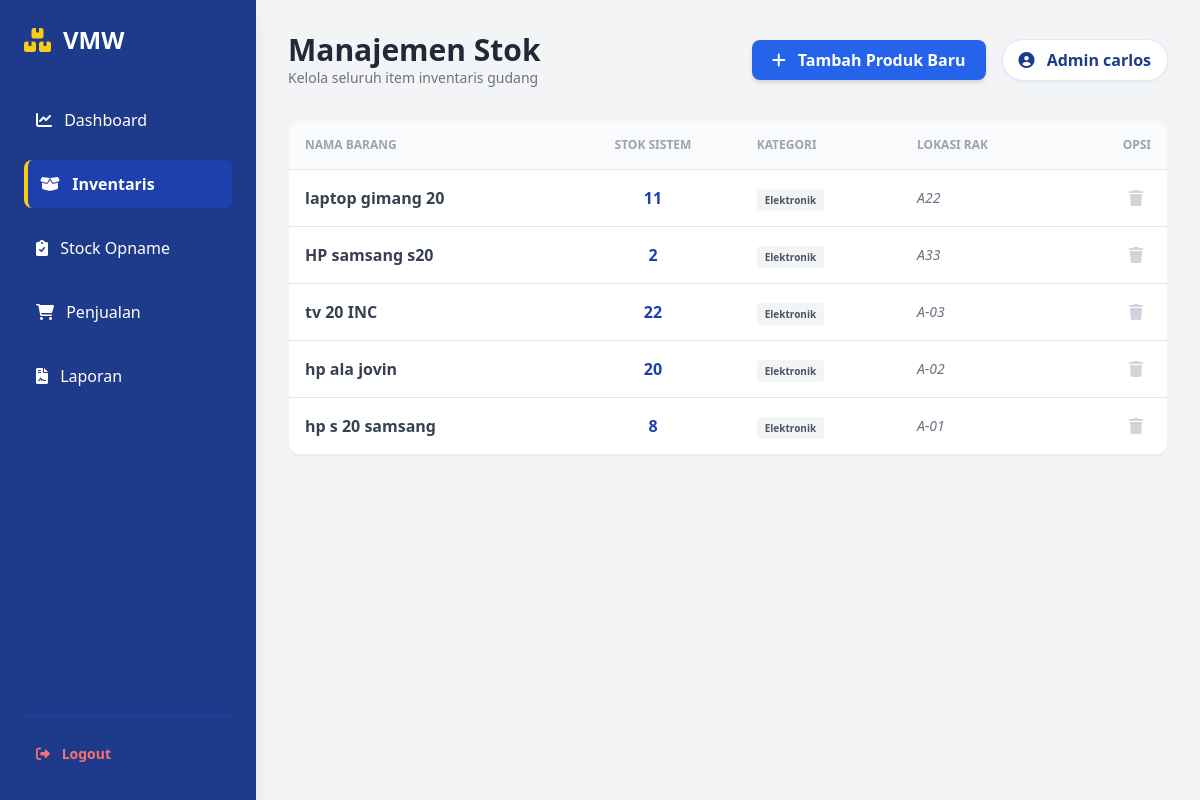
Page /inventory.php (signed in) on the committed database.
### tables this page shows
CREATE TABLE `produk` (
  `id_produk` int(11) NOT NULL,
  `nama_produk` varchar(100) NOT NULL,
  `kategori` enum('Elektronik','Alat Kantor','Makanan','Lainnya') NOT NULL,
  `stok_sistem` int(11) NOT NULL,
  `stok_minimum` int(11) NOT NULL,
  `lokasi_rak` varchar(20) NOT NULL
);

### inventory.php (the view, shortened to what this page needs)
<?php
include 'config.php';
$result = mysqli_query($conn, "SELECT * FROM produk ORDER BY id_produk DESC");
?>
<!doctype html>
<html lang="id">
  <head>
    <script src="https://cdn.tailwindcss.com"></script>
    <link rel="stylesheet" href="https://cdnjs.cloudflare.com/ajax/libs/font-awesome/6.0.0/css/all.min.css" />
  </head>
  <body class="bg-gray-100 flex">
    <aside class="w-64 bg-blue-900 h-screen sticky top-0 text-white p-6 shadow-xl flex flex-col">
      <div class="flex-grow">
          <h1 class="text-2xl font-bold mb-10 flex items-center"><i class="fas fa-boxes-stacked mr-3 text-yellow-400"></i> VMW</h1>
          <nav class="space-y-4">
            <a href="index.php" class="block p-3 hover:bg-blue-800 rounded-lg transition"> <i class="fas fa-chart-line mr-2"></i> Dashboard </a>
            <a href="inventory.php" class="block bg-blue-800 p-3 rounded-lg border-l-4 border-yellow-400 font-semibold"> <i class="fas fa-box-open mr-2"></i> Inventaris </a>
            <a href="opname.php" class="block p-3 hover:bg-blue-800 rounded-lg transition"> <i class="fas fa-clipboard-check mr-2"></i> Stock Opname </a>
            <a href="sales.php" class="block p-3 hover:bg-blue-800 rounded-lg transition"> <i class="fas fa-shopping-cart mr-2"></i> Penjualan </a>
            <a href="reports.php" class="block p-3 hover:bg-blue-800 rounded-lg transition"> <i class="fas fa-file-contract mr-2"></i> Laporan </a>
          </nav>
      </div>
      <div class="border-t border-blue-800 pt-4">
          <a href="login.php" onclick="return confirm('Logout?')" class="block p-3 text-red-400 hover:bg-red-600 hover:text-white rounded-lg transition font-bold text-sm">
            <i class="fas fa-sign-out-alt mr-2"></i> Logout
          </a>
      </div>
    </aside>
    <main class="flex-1 p-8">
      <header class="flex justify-between items-center mb-8">
        <div>
            <h2 class="text-3xl font-bold text-gray-800">Manajemen Stok</h2>
            <p class="text-gray-500 text-sm">Kelola seluruh item inventaris gudang</p>
        </div>
        <div class="flex items-center space-x-4">
          <button onclick="openModal()" class="bg-blue-600 text-white px-5 py-2 rounded-lg font-bold hover:bg-blue-700 shadow-md transition">
            <i class="fas fa-plus mr-2"></i> Tambah Produk Baru
          </button>
          <div class="bg-white p-2 rounded-full shadow-sm px-4 text-blue-900 font-bold border border-blue-100">
            <i class="fas fa-user-circle mr-2"></i> Admin <?php echo $_SESSION['nama'] ?? $_SESSION['username']; ?>
          </div>
        </div>
      </header>
      <div class="bg-white rounded-xl shadow-sm overflow-hidden border border-gray-100">
        <table class="w-full text-left border-collapse">
          <thead class="bg-gray-50 text-xs uppercase text-gray-400">
            <tr>
              <th class="p-4 border-b">Nama Barang</th>
              <th class="p-4 border-b text-center">Stok Sistem</th>
              <th class="p-4 border-b">Kategori</th>
              <th class="p-4 border-b">Lokasi Rak</th>
              <th class="p-4 border-b text-right">Opsi</th>
            </tr>
          </thead>
          <tbody>
            <?php while($row = mysqli_fetch_assoc($result)): ?>
            <tr class="hover:bg-blue-50/50 border-b last:border-0 transition">
                <td class="p-4 text-gray-700 font-bold"><?php echo $row['nama_produk']; ?></td>
                <td class="p-4 text-center font-bold text-blue-800"><?php echo $row['stok_sistem']; ?></td>
                <td class="p-4"><span class="bg-gray-100 text-gray-600 px-2 py-1 rounded text-[10px] font-bold"><?php echo $row['kategori']; ?></span></td>
                <td class="p-4 text-gray-500 text-sm italic"><?php echo $row['lokasi_rak']; ?></td>
                <td class="p-4 text-right">
                    <a href="inventory.php?delete=<?php echo $row['id_produk']; ?>" onclick="return confirm('Hapus produk ini?')" class="text-gray-300 hover:text-red-500 px-2 transition">
                        <i class="fas fa-trash"></i>
                    </a>
                </td>
            </tr>
            <?php endwhile; ?>
          </tbody>
        </table>
      </div>
    </main>
  </body>
</html>

### rows in the picture
produk: nama_produk "laptop gimang 20", stok_sistem "11", kategori "Elektronik", lokasi_rak "A22"
produk: nama_produk "HP samsang s20", stok_sistem "2", kategori "Elektronik", lokasi_rak "A33"
produk: nama_produk "tv 20 INC", stok_sistem "22", kategori "Elektronik", lokasi_rak "A-03"
produk: nama_produk "hp ala jovin", stok_sistem "20", kategori "Elektronik", lokasi_rak "A-02"
produk: nama_produk "hp s 20 samsang", stok_sistem "8", kategori "Elektronik", lokasi_rak "A-01"

### other values in the picture
$_SESSION['nama'] "carlos"
